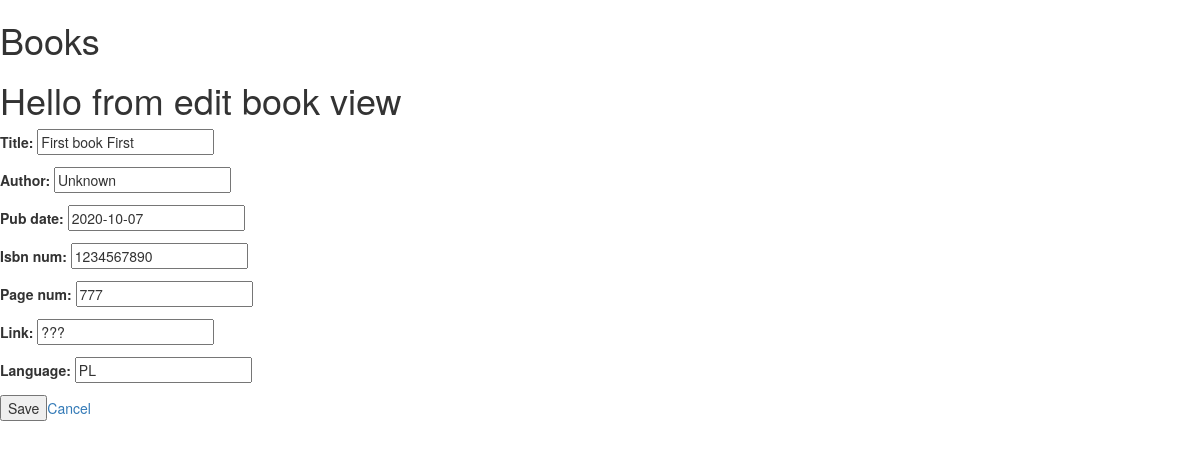
The app's page /books/1/edit/, older data.
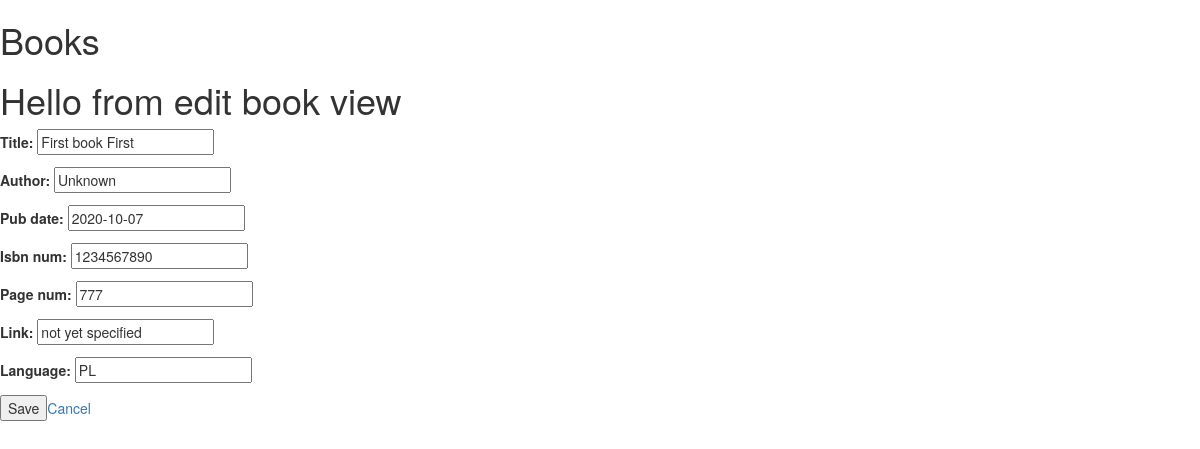
The same page, newer data.
### books_collection/models.py (models this page shows, shortened)
class Book(models.Model):
    title = models.CharField(max_length=255)
    author = models.CharField(max_length=255)
    pub_date = models.CharField(max_length=255)
    isbn_num = models.DecimalField(max_digits=13, decimal_places=0)
    page_num = models.DecimalField(max_digits=5, decimal_places=0)
    link = models.CharField(max_length=255)
    language = models.CharField(max_length=255)

### books_collection/views.py (the view)
# urls.py: path('books/<int:id>/edit/', edit_book_view),
def edit_book_view(request, id=id):
    obj = get_object_or_404(Book, id=id)
    form = BookForm(request.POST or None, instance=obj)
    if form.is_valid():
        form.save()
        return redirect('/books/')
    context = {
        'form': form
    }
    return render(request, "edit_book.html", context=context)

### books_collection/forms.py
class BookForm(forms.ModelForm):
    class Meta:
        model = Book
        fields = '__all__'

### templates/edit_book.html
{% extends 'base.html' %}
{% block content %}
    <h1>Hello from edit book view</h1>
<form method="POST"> {% csrf_token %}
    {{form.as_p}}
<p><input type="Submit" value="Save"><a href="/books/">Cancel</a></p>
</form>
{% endblock %}

Row changes from the older to the newer data that the page shows:
changed Book "First book First": link "???" → "not yet specified"
